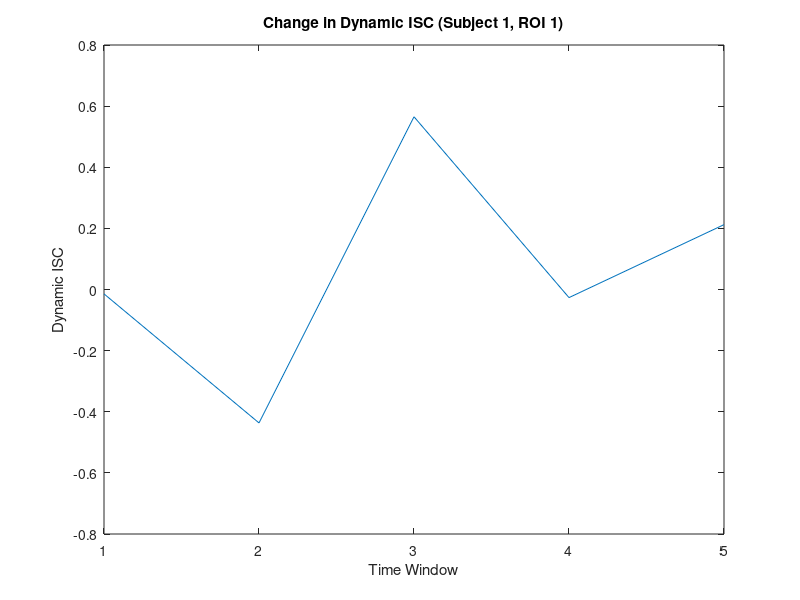

This chart was generated by the following MATLAB code: (Note: this script raises an error after producing the figure.)
% generating toy data
rng("default");

% Parameters
n_subjects = 20;
n_rois = 5;
n_timepoints = 50;
n_sessions = 2;

% Generate ROI data (n, r, t, s)
roi_data = randn(n_subjects, n_rois, n_timepoints, n_sessions);  % Normally distributed random data

% Generate behavioral data (1, n) 
behavior = randi([0, 10], 1, n_subjects); % Generate integer scores between 0 and 10
% Specify the data folder path
data_folder = 'data';

% Check if the 'data' folder exists, and create it if it doesn't
if ~isfolder(data_folder)
    mkdir(data_folder);
    disp(['Created folder: ', data_folder]);
end

% Save the data
save(fullfile(data_folder, 'toy_fmri_data.mat'), 'roi_data', 'behavior','n_subjects','n_rois','n_timepoints','n_sessions');

disp('Toy fMRI and behavioral data generated and saved to ./data/toy_fmri_data.mat');

%% %% get_mean_roi_timeseries 
function mean_timeseries = get_mean_roi_timeseries(roi_data)
%GET_MEAN_ROI_TIMESERIES Calculates the mean ROI timeseries for each
%subject and ROI, averaged across sessions.
%
%   mean_timeseries = GET_MEAN_ROI_TIMESERIES(roi_data)
%
%   Input:
%       roi_data: A 4-D (n,r,t,s) matrix where
%           n = number of subjects
%           r = number of ROIs
%           t = number of time points
%           s = number of scan sessions per subject
%
%   Output:
%       mean_timeseries: A 3-D (n,r,t) matrix of mean ROI timeseries

    n_subjects = size(roi_data, 1);
    n_rois = size(roi_data, 2);
    n_timepoints = size(roi_data, 3);

    mean_timeseries = zeros(n_subjects, n_rois, n_timepoints);

    for subj = 1:n_subjects
        for roi = 1:n_rois
            % Average across sessions
            mean_timeseries(subj, roi, :) = mean(roi_data(subj, roi, :, :), 4);
        end
    end

end
%% temporal_isc_pairwise

% Specify the data folder path
data_folder = 'data';

% Load the data
load(fullfile(data_folder, 'toy_fmri_data.mat'), 'roi_data','n_subjects','n_rois','n_timepoints','n_sessions');

% Calculate mean ROI timeseries across sessions
mean_roi_timeseries = get_mean_roi_timeseries(roi_data);

% Preallocate
pairwise_temporal_ISC = zeros(n_subjects, n_subjects, n_rois);  % (n, n, r)


% Temporal ISC calculation
for roi = 1:n_rois
    for subj1 = 1:n_subjects
        for subj2 = 1:n_subjects
            if subj1 ~= subj2
                timeseries1 = squeeze(mean_roi_timeseries(subj1, roi, :));
                timeseries2 = squeeze(mean_roi_timeseries(subj2, roi, :));

                pairwise_temporal_ISC(subj1, subj2, roi) = corr(timeseries1, timeseries2);
            else
                pairwise_temporal_ISC(subj1, subj2, roi) = NaN;
            end
        end
    end
end

% Save the results
save(fullfile(data_folder, 'temporal_isc_pairwise_results.mat'), 'pairwise_temporal_ISC');

disp('Pairwise temporal ISC calculated and saved to ./data/temporal_isc_pairwise_results.mat');
disp(['pairwise_temporal_ISC size: ', num2str(size(pairwise_temporal_ISC))]); %Disp command

%% temporal_isc_leaveoneout

% Specify the data folder path
data_folder = 'data';

% Load the data
load(fullfile(data_folder, 'toy_fmri_data.mat'), 'roi_data','n_subjects','n_rois','n_timepoints','n_sessions');

% Calculate mean ROI timeseries across sessions
mean_roi_timeseries = get_mean_roi_timeseries(roi_data);

% Preallocate
loo_temporal_ISC = zeros(n_subjects, n_rois);  % (n, r)


% Leave-one-out ISC calculation
for roi = 1:n_rois
    for subj_leaveout = 1:n_subjects
        % Create the group timeseries (average of all other subjects)
        group_timeseries = squeeze(mean(mean_roi_timeseries(setdiff(1:n_subjects, subj_leaveout), roi, :), 1));

        % Get the left-out subject's timeseries
        subject_timeseries = squeeze(mean_roi_timeseries(subj_leaveout, roi, :));

        % Calculate the correlation
        loo_temporal_ISC(subj_leaveout, roi) = corr(subject_timeseries, group_timeseries);
    end
end


% Save the results
save(fullfile(data_folder, 'temporal_isc_leaveoneout_results.mat'), 'loo_temporal_ISC');

disp('Leave-one-out temporal ISC calculated and saved to ./data/temporal_isc_leaveoneout_results.mat');
disp(['loo_temporal_ISC size: ', num2str(size(loo_temporal_ISC))]);


%% % dynamic_isc

% Specify the data folder path
data_folder = 'data';

% Load the data
load(fullfile(data_folder,'toy_fmri_data.mat'), 'roi_data','n_subjects','n_rois','n_timepoints','n_sessions');

% Calculate mean ROI timeseries across sessions
mean_roi_timeseries = get_mean_roi_timeseries(roi_data);

window_size = 10;
step_size = 10;
n_windows = floor((n_timepoints - window_size) / step_size) + 1;

% Preallocate
loo_dynamic_ISC = zeros(n_subjects, n_rois, n_windows);  % (n, r, t/w)

% Dynamic ISC calculation
for roi = 1:n_rois
    for subj_leaveout = 1:n_subjects
        for window = 1:n_windows
            start_time = (window - 1) * step_size + 1;
            end_time = start_time + window_size - 1;

            % Extract timeseries for the current window
            subject_timeseries = squeeze(mean_roi_timeseries(subj_leaveout, roi, start_time:end_time));

            % Create group timeseries (average of all other subjects)
            group_timeseries = squeeze(mean(mean_roi_timeseries(setdiff(1:n_subjects, subj_leaveout), roi, start_time:end_time), 1));

            % Calculate correlation
            loo_dynamic_ISC(subj_leaveout, roi, window) = corr(subject_timeseries, group_timeseries);
        end
    end
end


% Save the results
save(fullfile(data_folder,'dynamic_isc_results.mat'), 'loo_dynamic_ISC', 'window_size', 'step_size');

% Plot change in dynamic ISC for the first subject and first ROI
figure;  % Create a new figure
plot(1:n_windows, squeeze(loo_dynamic_ISC(1, 1, :)));
xlabel('Time Window');
ylabel('Dynamic ISC');  % Changed from Temporal ISC to Dynamic ISC
title('Change in Dynamic ISC (Subject 1, ROI 1)');  % Changed from Temporal ISC to Dynamic ISC

% Save the plot to a file
saveas(gcf, fullfile(data_folder,'dynamic_isc_plot.pdf'), 'pdf');

% Show the Mean dynamic ISC value
disp(['Mean Dynamic ISC (across subjects, ROIs, and windows): ' num2str(mean(loo_dynamic_ISC(:)))]);

%% % spatial_isc

% Specify the data folder path
data_folder = 'data';

% Load the data
load(fullfile(data_folder,'toy_fmri_data.mat'), 'roi_data','n_subjects','n_rois','n_timepoints','n_sessions');

% Calculate mean ROI timeseries across sessions
mean_roi_timeseries = get_mean_roi_timeseries(roi_data);

% Preallocate
loo_spatial_ISC = zeros(n_subjects, 1);  % (n, 1)

% Spatial ISC calculation
for subj_leaveout = 1:n_subjects
    % Get mean activity for each ROI, averaged over time, for the left-out subject
    subject_roi_means = squeeze(mean(mean_roi_timeseries(subj_leaveout, :, :), 3));  % (1, r)

    % Get mean activity for each ROI, averaged over time and over all *other* subjects
    group_roi_means = squeeze(mean(mean(mean_roi_timeseries(setdiff(1:n_subjects, subj_leaveout), :, :), 1), 3)); % (1, r)

    % Calculate correlation between the subject's spatial pattern and the group's spatial pattern
    loo_spatial_ISC(subj_leaveout) = corr(subject_roi_means', group_roi_means');
end

% Save the results
save(fullfile(data_folder,'spatial_isc_results.mat'), 'loo_spatial_ISC');

disp('Spatial ISC calculated and saved to ./data');
disp(['loo_spatial_ISC size: ', num2str(size(loo_spatial_ISC))]);

%% intra_subject_correlation

% Specify the data folder path
data_folder = 'data';

% Load the data
load(fullfile(data_folder,'toy_fmri_data.mat'), 'roi_data','n_subjects','n_rois','n_timepoints','n_sessions');  % Make sure the path is correct

n_subjects = size(roi_data, 1);
n_rois = size(roi_data, 2);
n_timepoints = size(roi_data, 3);
n_sessions = size(roi_data, 4);

% Preallocate
intrasubject_temporal_ISC = zeros(n_subjects, n_rois);  % (n, r)

% Intra-subject correlation calculation
for subj = 1:n_subjects
    for roi = 1:n_rois
        % Extract timeseries for session 1 and session 2 for the current subject and ROI
        timeseries_session1 = squeeze(roi_data(subj, roi, :, 1));  % Session 1
        timeseries_session2 = squeeze(roi_data(subj, roi, :, 2));  % Session 2

        % Calculate the correlation between the two sessions
        intrasubject_temporal_ISC(subj, roi) = corr(timeseries_session1, timeseries_session2);
    end
end

% Save the results
save(fullfile(data_folder,'intra_subject_correlation_results.mat'), 'intrasubject_temporal_ISC'); % Make sure the path is correct

disp('Intra-subject correlation calculated and saved to ./data/intra_subject_correlation_results.mat');
disp(['intrasubject_temporal_ISC size: ', num2str(size(intrasubject_temporal_ISC))]);

%% inter_subject_functional_connectivity

% Specify the data folder path
data_folder = 'data';

% Load the data
load(fullfile(data_folder,'toy_fmri_data.mat'), 'roi_data','n_subjects','n_rois','n_timepoints','n_sessions');

% Calculate mean ROI timeseries across sessions
mean_roi_timeseries = get_mean_roi_timeseries(roi_data);

% Preallocate
loo_ISFC = zeros(n_subjects, n_rois, n_rois);  % (n, r, r)

% Inter-subject functional connectivity calculation
for subj_leaveout = 1:n_subjects
    % Calculate mean timeseries for all *other* subjects
    group_timeseries = squeeze(mean(mean_roi_timeseries(setdiff(1:n_subjects, subj_leaveout), :, :), 1));  % (r, t)

    % Calculate ISFC for the left-out subject
    for roi1 = 1:n_rois
        for roi2 = 1:n_rois
            % Extract timeseries for the left-out subject
            subject_timeseries_roi1 = squeeze(mean_roi_timeseries(subj_leaveout, roi1, :));

            % Extract timeseries for the *group*
            group_timeseries_roi2 = squeeze(group_timeseries(roi2, :));  % Keep as row vector

            % Calculate correlation
            loo_ISFC(subj_leaveout, roi1, roi2) = corr(subject_timeseries_roi1, group_timeseries_roi2');
        end
    end
end

% Save the results
save(fullfile(data_folder,'inter_subject_functional_connectivity_results.mat'), 'loo_ISFC'); % Correct path

disp('Inter-subject functional connectivity calculated and saved to ./data/inter_subject_functional_connectivity_results.mat');
disp(['loo_ISFC size: ', num2str(size(loo_ISFC))]);
% Average over ROI pairs and subjects
disp(['Mean ISFC (across subjects and ROI pairs): ' num2str(mean(loo_ISFC(:)))]);

%% representational_similarity_to_behavior 

% In this section, I compute the behavioral similarity matrix and 
% relate it to the temporal inter-subject correlation (ISC) matrix. 
% 
% The behavioral similarity is calculated using the inverse of the 
% absolute difference between each pair of subjects' behavioral scores.
% A higher similarity is assigned to pairs of subjects with closer 
% behavioral scores. This operationalizes the idea that more similar 
% behaviors (i.e., closer behavioral scores) should correspond to 
% more similar neural responses (higher ISC) in relevant brain regions.
%
% Hypothesis:
% I hypothesize that higher behavioral similarity between pairs of 
% subjects (reflected in the behavioral_similarity matrix) will 
% correspond to higher ISC in specific regions of interest (ROIs). 
% This would suggest that behavioral similarity influences the degree 
% of neural synchronization, supporting the idea that ISC may reflect
% shared cognitive or perceptual processes related to behavioral patterns.


% Specify the data folder path
data_folder = 'data';

% Load the data
load(fullfile(data_folder,'toy_fmri_data.mat'), 'roi_data', 'behavior','n_subjects','n_rois','n_timepoints','n_sessions');
load(fullfile(data_folder, 'temporal_isc_pairwise_results.mat'), 'pairwise_temporal_ISC');

% Define shorthand variables
n = n_subjects;
r = n_rois;

% Ensure behavior is (1, n_subjects) or (n_subjects, 1)
if size(behavior, 1) == 1 && size(behavior, 2) == n
    % It's already a row vector, so do nothing
elseif size(behavior, 2) == 1 && size(behavior, 1) == n
    behavior = behavior'; % Transpose to make it a row vector
else
    error('Behavior variable has incorrect dimensions. Expected (1, n_subjects) or (n_subjects, 1).');
end

% 6. Relate inter-subject representational similarity patterns to behavior
% Create a (n,n) matrix for behavioral similarity
behavioral_similarity = zeros(n, n);

% Compute similarity: higher similarity means smaller difference in behavioral scores
for i = 1:n
    for j = 1:n
        behavioral_similarity(i, j) = 1 / (1 + abs(behavior(i) - behavior(j)));
    end
end

% Display result size
disp('Behavioral Similarity Matrix Size:');
disp(size(behavioral_similarity));  % Expected: (n, n)

% Initialize correlation results per ROI
isc_behavior_corr = zeros(r, 1);

% Compute correlation for each ROI
for roi = 1:r
    % Extract ISC values for this ROI
    isc_values = squeeze(pairwise_temporal_ISC(:, :, roi));  % (n, n)

    % Vectorize both matrices (excluding diagonal to avoid self-correlation)
    isc_vector = isc_values(triu(true(n, n), 1));
    behavior_vector = behavioral_similarity(triu(true(n, n), 1));

    % Compute Pearson correlation between ISC and behavioral similarity
    isc_behavior_corr(roi) = corr(isc_vector, behavior_vector, 'rows', 'complete'); %Use rows complete to handle NaNs
end

% Display correlation results
disp('Correlation Between Pairwise ISC and Behavioral Similarity (per ROI):');
disp(isc_behavior_corr);

% Save the results
save(fullfile(data_folder,'representational_similarity_results.mat'), 'behavioral_similarity', 'isc_behavior_corr');

disp('Representational similarity analysis completed and results saved.');


% Results:
% The correlation between ISC and behavioral similarity for each ROI
% was computed and the results are as follows:
% - ROI 1: 0.0419
% - ROI 2: -0.1088
% - ROI 3: -0.0330
% - ROI 4: 0.0494
% - ROI 5: -0.1036
% 
% Interpretation:
% The correlation values are relatively low and in some cases negative, 
% suggesting little to no strong relationship between behavioral similarity 
% and ISC in these ROIs. This may imply that behavioral similarity does 
% not strongly influence the degree of neural synchronization in the regions 
% examined, or that other factors might be contributing to ISC in these 
% brain areas. Further analysis or additional data may be needed to 
% explore these findings in more depth.
